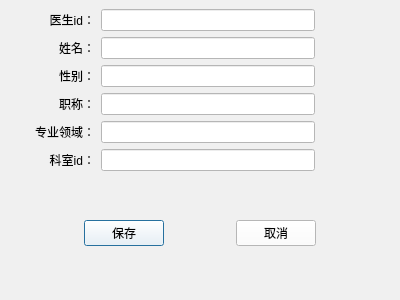
<?xml version="1.0" encoding="UTF-8"?>
<ui version="4.0">
 <class>Dlg_AddDoctor</class>
 <widget class="QDialog" name="Dlg_AddDoctor">
  <property name="geometry">
   <rect>
    <x>0</x>
    <y>0</y>
    <width>400</width>
    <height>300</height>
   </rect>
  </property>
  <property name="minimumSize">
   <size>
    <width>400</width>
    <height>300</height>
   </size>
  </property>
  <property name="maximumSize">
   <size>
    <width>400</width>
    <height>300</height>
   </size>
  </property>
  <property name="windowTitle">
   <string/>
  </property>
  <property name="styleSheet">
   <string notr="true">background-color: rgb(240, 240, 240);</string>
  </property>
  <layout class="QGridLayout" name="gridLayout_2">
   <property name="leftMargin">
    <number>9</number>
   </property>
   <property name="topMargin">
    <number>9</number>
   </property>
   <property name="rightMargin">
    <number>9</number>
   </property>
   <property name="spacing">
    <number>6</number>
   </property>
   <item row="0" column="2">
    <widget class="QLineEdit" name="le_id">
     <property name="styleSheet">
      <string notr="true">background-color: rgb(255, 255, 255);</string>
     </property>
    </widget>
   </item>
   <item row="0" column="3">
    <spacer name="horizontalSpacer">
     <property name="orientation">
      <enum>Qt::Horizontal</enum>
     </property>
     <property name="sizeType">
      <enum>QSizePolicy::Minimum</enum>
     </property>
     <property name="sizeHint" stdset="0">
      <size>
       <width>70</width>
       <height>20</height>
      </size>
     </property>
    </spacer>
   </item>
   <item row="5" column="2">
    <widget class="QLineEdit" name="le_dept">
     <property name="styleSheet">
      <string notr="true">background-color: rgb(255, 255, 255);</string>
     </property>
    </widget>
   </item>
   <item row="4" column="1">
    <widget class="QLabel" name="label_5">
     <property name="minimumSize">
      <size>
       <width>80</width>
       <height>0</height>
      </size>
     </property>
     <property name="text">
      <string>专业领域：</string>
     </property>
     <property name="alignment">
      <set>Qt::AlignRight|Qt::AlignTrailing|Qt::AlignVCenter</set>
     </property>
    </widget>
   </item>
   <item row="6" column="0" colspan="4">
    <widget class="QWidget" name="widget" native="true">
     <layout class="QGridLayout" name="gridLayout">
      <item row="0" column="2">
       <spacer name="horizontalSpacer_2">
        <property name="orientation">
         <enum>Qt::Horizontal</enum>
        </property>
        <property name="sizeHint" stdset="0">
         <size>
          <width>40</width>
          <height>20</height>
         </size>
        </property>
       </spacer>
      </item>
      <item row="0" column="0">
       <spacer name="horizontalSpacer_3">
        <property name="orientation">
         <enum>Qt::Horizontal</enum>
        </property>
        <property name="sizeHint" stdset="0">
         <size>
          <width>40</width>
          <height>20</height>
         </size>
        </property>
       </spacer>
      </item>
      <item row="0" column="1">
       <widget class="QPushButton" name="btn_save">
        <property name="styleSheet">
         <string notr="true">background-color: rgb(255, 255, 255);</string>
        </property>
        <property name="text">
         <string>保存</string>
        </property>
        <property name="autoDefault">
         <bool>true</bool>
        </property>
       </widget>
      </item>
      <item row="0" column="4">
       <spacer name="horizontalSpacer_4">
        <property name="orientation">
         <enum>Qt::Horizontal</enum>
        </property>
        <property name="sizeHint" stdset="0">
         <size>
          <width>40</width>
          <height>20</height>
         </size>
        </property>
       </spacer>
      </item>
      <item row="0" column="3">
       <widget class="QPushButton" name="btn_cancel">
        <property name="styleSheet">
         <string notr="true">background-color: rgb(255, 255, 255);</string>
        </property>
        <property name="text">
         <string>取消</string>
        </property>
       </widget>
      </item>
     </layout>
    </widget>
   </item>
   <item row="2" column="2">
    <widget class="QLineEdit" name="le_gender">
     <property name="styleSheet">
      <string notr="true">background-color: rgb(255, 255, 255);</string>
     </property>
    </widget>
   </item>
   <item row="4" column="2">
    <widget class="QLineEdit" name="le_specialty">
     <property name="styleSheet">
      <string notr="true">background-color: rgb(255, 255, 255);</string>
     </property>
    </widget>
   </item>
   <item row="3" column="1">
    <widget class="QLabel" name="label_4">
     <property name="minimumSize">
      <size>
       <width>80</width>
       <height>0</height>
      </size>
     </property>
     <property name="text">
      <string>职称：</string>
     </property>
     <property name="alignment">
      <set>Qt::AlignRight|Qt::AlignTrailing|Qt::AlignVCenter</set>
     </property>
    </widget>
   </item>
   <item row="2" column="1">
    <widget class="QLabel" name="label_3">
     <property name="minimumSize">
      <size>
       <width>80</width>
       <height>0</height>
      </size>
     </property>
     <property name="text">
      <string>性别：</string>
     </property>
     <property name="alignment">
      <set>Qt::AlignRight|Qt::AlignTrailing|Qt::AlignVCenter</set>
     </property>
    </widget>
   </item>
   <item row="1" column="2">
    <widget class="QLineEdit" name="le_name">
     <property name="styleSheet">
      <string notr="true">background-color: rgb(255, 255, 255);</string>
     </property>
    </widget>
   </item>
   <item row="5" column="1">
    <widget class="QLabel" name="label_6">
     <property name="minimumSize">
      <size>
       <width>80</width>
       <height>0</height>
      </size>
     </property>
     <property name="text">
      <string>科室id：</string>
     </property>
     <property name="alignment">
      <set>Qt::AlignRight|Qt::AlignTrailing|Qt::AlignVCenter</set>
     </property>
    </widget>
   </item>
   <item row="1" column="1">
    <widget class="QLabel" name="label_2">
     <property name="minimumSize">
      <size>
       <width>80</width>
       <height>0</height>
      </size>
     </property>
     <property name="text">
      <string>姓名：</string>
     </property>
     <property name="alignment">
      <set>Qt::AlignRight|Qt::AlignTrailing|Qt::AlignVCenter</set>
     </property>
    </widget>
   </item>
   <item row="3" column="2">
    <widget class="QLineEdit" name="le_title">
     <property name="styleSheet">
      <string notr="true">background-color: rgb(255, 255, 255);</string>
     </property>
    </widget>
   </item>
   <item row="0" column="1">
    <widget class="QLabel" name="label">
     <property name="minimumSize">
      <size>
       <width>80</width>
       <height>0</height>
      </size>
     </property>
     <property name="text">
      <string>医生id：</string>
     </property>
     <property name="alignment">
      <set>Qt::AlignRight|Qt::AlignTrailing|Qt::AlignVCenter</set>
     </property>
    </widget>
   </item>
  </layout>
 </widget>
 <tabstops>
  <tabstop>le_id</tabstop>
  <tabstop>le_name</tabstop>
  <tabstop>le_gender</tabstop>
  <tabstop>le_title</tabstop>
  <tabstop>le_specialty</tabstop>
  <tabstop>le_dept</tabstop>
  <tabstop>btn_save</tabstop>
  <tabstop>btn_cancel</tabstop>
 </tabstops>
 <resources/>
 <connections/>
</ui>
